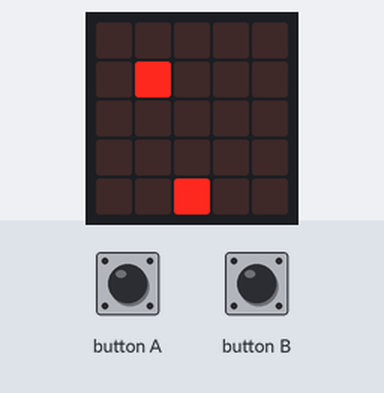
The program below on a simulated Calliope mini (MakeCode). Parts: the board's 5×5 LED display. Inputs (shaded band) come from the test bench. Random numbers come from a fixed seed; the short countdown, score and lost-life animations are approximate.

Above: at 1.3 s.
1.4 s: button A pressed for 0.15 s
At 1.9 s:
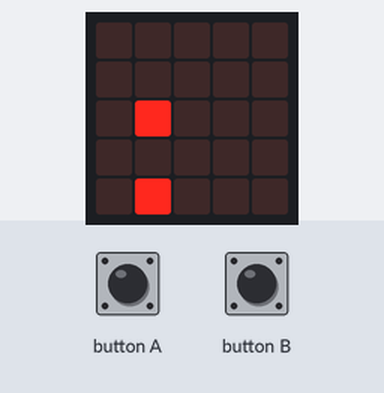
2.1 s: button B pressed for 0.15 s
At 2.6 s:
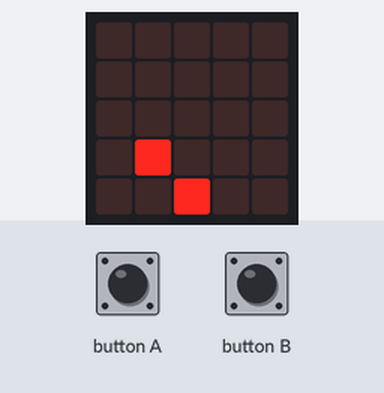
2.8 s: button A pressed for 0.15 s
At 4.0 s:
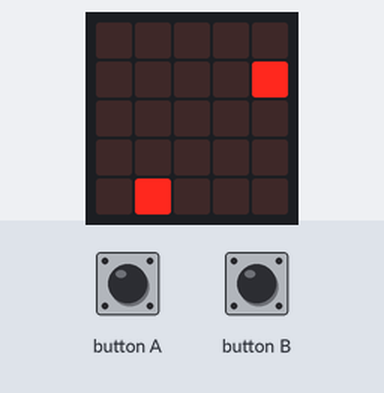
4.4 s: button B pressed for 0.15 s
At 4.73 s:
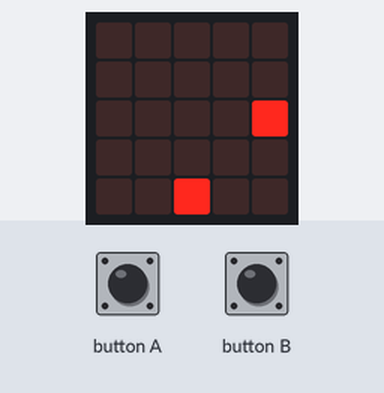
5.1 s: button A pressed for 0.15 s
At 5.43 s:
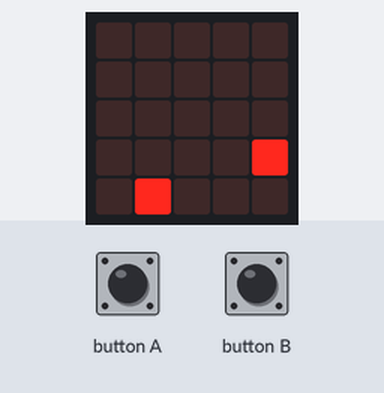
5.8 s: button B pressed for 0.15 s
At 6.9 s:
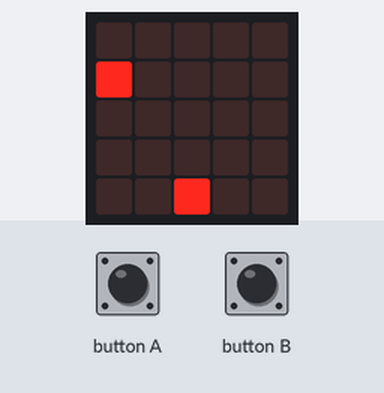
Timing chart, 0 to 8.8 s (numbered marks = the images above; inputs shaded):
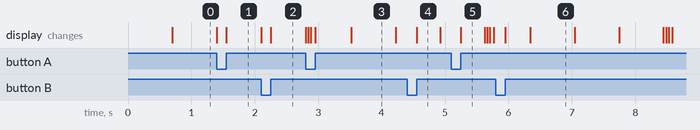

Measured:
- what the display in image 3 shows lasts 0.7 s, from 3.5 s to 4.2 s

The program:

main.ts
```typescript
input.onButtonPressed(Button.A, function () {
    Fänger.change(LedSpriteProperty.X, -1)
})
input.onButtonPressed(Button.B, function () {
    Fänger.change(LedSpriteProperty.X, 1)
})
let Ball: game.LedSprite = null
let Fänger: game.LedSprite = null
let BallFlugPause = 700
let PunkteImLevel = 10
game.setScore(0)
game.setLife(10)
Fänger = game.createSprite(2, 4)
basic.forever(function () {
    Ball = game.createSprite(randint(0, 4), 0)
    for (let index = 0; index < 4; index++) {
        basic.pause(BallFlugPause)
        Ball.change(LedSpriteProperty.Y, 1)
    }
    if (Fänger.isTouching(Ball)) {
        game.addScore(1)
    } else {
        game.removeLife(1)
    }
    Ball.delete()
    if (game.score() > 0 && game.score() % PunkteImLevel == 0) {
        BallFlugPause = BallFlugPause - 50
    }
})
```

test.ts
```typescript
// Hier kann man Tests durchführen; diese Datei wird nicht kompiliert, wenn dieses Paket als Erweiterung verwendet wird.
```
